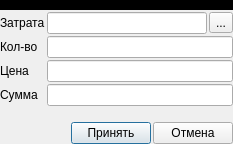
<?xml version="1.0" encoding="UTF-8"?>
<ui version="4.0">
 <class>Dialog</class>
 <widget class="QDialog" name="Dialog">
  <property name="geometry">
   <rect>
    <x>0</x>
    <y>0</y>
    <width>233</width>
    <height>144</height>
   </rect>
  </property>
  <property name="windowTitle">
   <string>Прочее</string>
  </property>
  <layout class="QGridLayout" name="gridLayout_2">
   <property name="leftMargin">
    <number>0</number>
   </property>
   <property name="topMargin">
    <number>0</number>
   </property>
   <property name="rightMargin">
    <number>0</number>
   </property>
   <property name="bottomMargin">
    <number>0</number>
   </property>
   <property name="spacing">
    <number>0</number>
   </property>
   <item row="0" column="0">
    <layout class="QGridLayout" name="gridLayout">
     <property name="spacing">
      <number>2</number>
     </property>
     <item row="4" column="0">
      <widget class="QLabel" name="label_4">
       <property name="text">
        <string>Сумма</string>
       </property>
      </widget>
     </item>
     <item row="3" column="1">
      <widget class="QLineEdit" name="le_price"/>
     </item>
     <item row="4" column="1">
      <widget class="QLineEdit" name="le_sum"/>
     </item>
     <item row="2" column="0">
      <widget class="QLabel" name="label_2">
       <property name="text">
        <string>Кол-во</string>
       </property>
      </widget>
     </item>
     <item row="3" column="0">
      <widget class="QLabel" name="label_3">
       <property name="text">
        <string>Цена</string>
       </property>
      </widget>
     </item>
     <item row="1" column="0">
      <widget class="QLabel" name="label">
       <property name="text">
        <string>Затрата</string>
       </property>
      </widget>
     </item>
     <item row="2" column="1">
      <widget class="QLineEdit" name="le_value"/>
     </item>
     <item row="5" column="1">
      <spacer name="verticalSpacer">
       <property name="orientation">
        <enum>Qt::Vertical</enum>
       </property>
       <property name="sizeHint" stdset="0">
        <size>
         <width>20</width>
         <height>40</height>
        </size>
       </property>
      </spacer>
     </item>
     <item row="1" column="1">
      <layout class="QHBoxLayout" name="horizontalLayout_5">
       <property name="spacing">
        <number>2</number>
       </property>
       <item>
        <widget class="QLineEdit" name="le_cost">
         <property name="maximumSize">
          <size>
           <width>16777215</width>
           <height>16777215</height>
          </size>
         </property>
         <property name="readOnly">
          <bool>true</bool>
         </property>
        </widget>
       </item>
       <item>
        <widget class="QToolButton" name="toolButton_5">
         <property name="text">
          <string>...</string>
         </property>
        </widget>
       </item>
      </layout>
     </item>
     <item row="0" column="0" colspan="2">
      <widget class="QWidget" name="widget" native="true">
       <property name="minimumSize">
        <size>
         <width>0</width>
         <height>10</height>
        </size>
       </property>
       <property name="styleSheet">
        <string notr="true">background-color: rgb(0, 0, 0);</string>
       </property>
      </widget>
     </item>
    </layout>
   </item>
   <item row="1" column="0">
    <layout class="QHBoxLayout" name="horizontalLayout_4">
     <property name="spacing">
      <number>2</number>
     </property>
     <item>
      <spacer name="horizontalSpacer_3">
       <property name="orientation">
        <enum>Qt::Horizontal</enum>
       </property>
       <property name="sizeHint" stdset="0">
        <size>
         <width>40</width>
         <height>20</height>
        </size>
       </property>
      </spacer>
     </item>
     <item>
      <widget class="QPushButton" name="pushButton_2">
       <property name="text">
        <string>Принять</string>
       </property>
      </widget>
     </item>
     <item>
      <widget class="QPushButton" name="pushButton">
       <property name="text">
        <string>Отмена</string>
       </property>
      </widget>
     </item>
    </layout>
   </item>
  </layout>
 </widget>
 <tabstops>
  <tabstop>le_value</tabstop>
  <tabstop>le_price</tabstop>
  <tabstop>le_sum</tabstop>
  <tabstop>pushButton_2</tabstop>
  <tabstop>pushButton</tabstop>
  <tabstop>toolButton_5</tabstop>
  <tabstop>le_cost</tabstop>
 </tabstops>
 <resources/>
 <connections>
  <connection>
   <sender>toolButton_5</sender>
   <signal>clicked()</signal>
   <receiver>Dialog</receiver>
   <slot>ui_view_cost_other()</slot>
   <hints>
    <hint type="sourcelabel">
     <x>216</x>
     <y>15</y>
    </hint>
    <hint type="destinationlabel">
     <x>219</x>
     <y>0</y>
    </hint>
   </hints>
  </connection>
  <connection>
   <sender>pushButton_2</sender>
   <signal>clicked()</signal>
   <receiver>Dialog</receiver>
   <slot>ui_acc()</slot>
   <hints>
    <hint type="sourcelabel">
     <x>139</x>
     <y>132</y>
    </hint>
    <hint type="destinationlabel">
     <x>136</x>
     <y>168</y>
    </hint>
   </hints>
  </connection>
  <connection>
   <sender>pushButton</sender>
   <signal>clicked()</signal>
   <receiver>Dialog</receiver>
   <slot>ui_can()</slot>
   <hints>
    <hint type="sourcelabel">
     <x>210</x>
     <y>127</y>
    </hint>
    <hint type="destinationlabel">
     <x>202</x>
     <y>161</y>
    </hint>
   </hints>
  </connection>
  <connection>
   <sender>le_price</sender>
   <signal>textEdited(QString)</signal>
   <receiver>Dialog</receiver>
   <slot>ui_calc_sum()</slot>
   <hints>
    <hint type="sourcelabel">
     <x>211</x>
     <y>67</y>
    </hint>
    <hint type="destinationlabel">
     <x>293</x>
     <y>57</y>
    </hint>
   </hints>
  </connection>
  <connection>
   <sender>le_value</sender>
   <signal>textEdited(QString)</signal>
   <receiver>Dialog</receiver>
   <slot>ui_calc_sum()</slot>
   <hints>
    <hint type="sourcelabel">
     <x>191</x>
     <y>37</y>
    </hint>
    <hint type="destinationlabel">
     <x>307</x>
     <y>36</y>
    </hint>
   </hints>
  </connection>
  <connection>
   <sender>le_sum</sender>
   <signal>textEdited(QString)</signal>
   <receiver>Dialog</receiver>
   <slot>ui_calc_pcs()</slot>
   <hints>
    <hint type="sourcelabel">
     <x>213</x>
     <y>87</y>
    </hint>
    <hint type="destinationlabel">
     <x>313</x>
     <y>70</y>
    </hint>
   </hints>
  </connection>
 </connections>
 <slots>
  <slot>ui_view_cost_other()</slot>
  <slot>ui_acc()</slot>
  <slot>ui_can()</slot>
  <slot>ui_calc_sum()</slot>
  <slot>ui_calc_pcs()</slot>
 </slots>
</ui>
